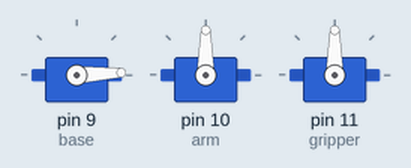
The sketch below on a simulated Arduino Uno, built with avr-gcc and run on an emulated ATmega328P. Parts: 3 × servo.

Above: at 0.05 s.
At 1.0 s:
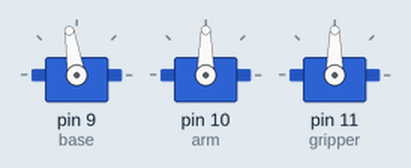
At 2.0 s:
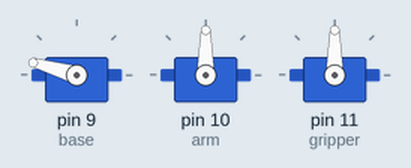
At 3.95 s:
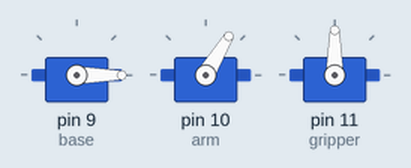
At 5.95 s:
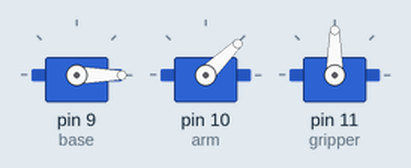
At 7.9 s:
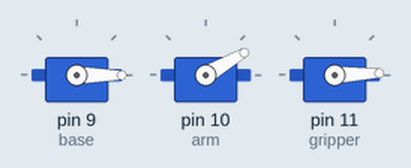
Timing chart, 0 to 10.3 s (numbered marks = the images above):
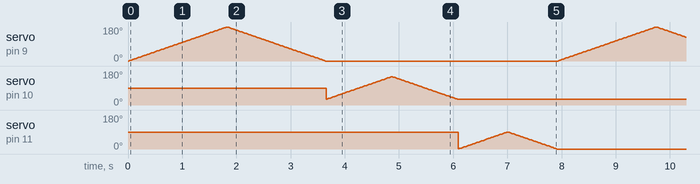

The sketch:

robotic_arm_control.ino
```cpp
#include <Servo.h>

Servo base;
Servo arm;
Servo gripper;

void setup() {
  base.attach(9);
  arm.attach(10);
  gripper.attach(11);
}

void loop() {

  // Base rotation
  for(int i=0; i<=180; i++){
    base.write(i);
    delay(10);
  }
  for(int i=180; i>=0; i--){
    base.write(i);
    delay(10);
  }

  // Arm movement
  for(int i=30; i<=150; i++){
    arm.write(i);
    delay(10);
  }
  for(int i=150; i>=30; i--){
    arm.write(i);
    delay(10);
  }

  // Gripper open/close
  for(int i=0; i<=90; i++){
    gripper.write(i);
    delay(10);
  }
  for(int i=90; i>=0; i--){
    gripper.write(i);
    delay(10);
  }

}
```
